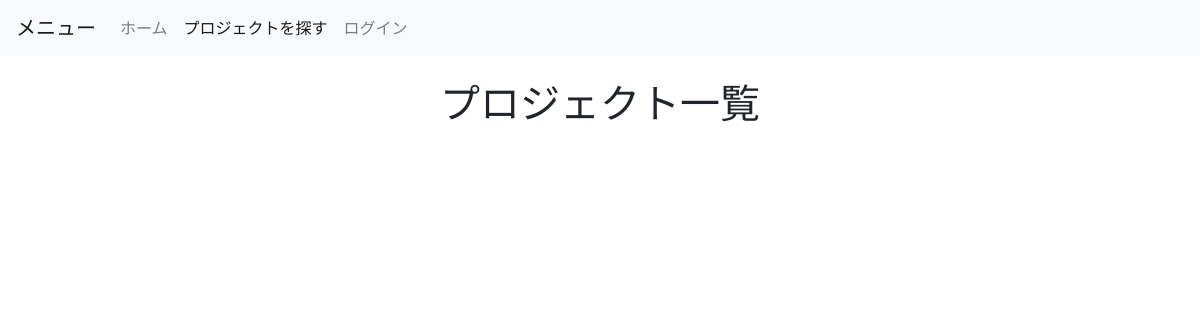
Page /lcom_web/project/joinproject.php on the earlier database version.
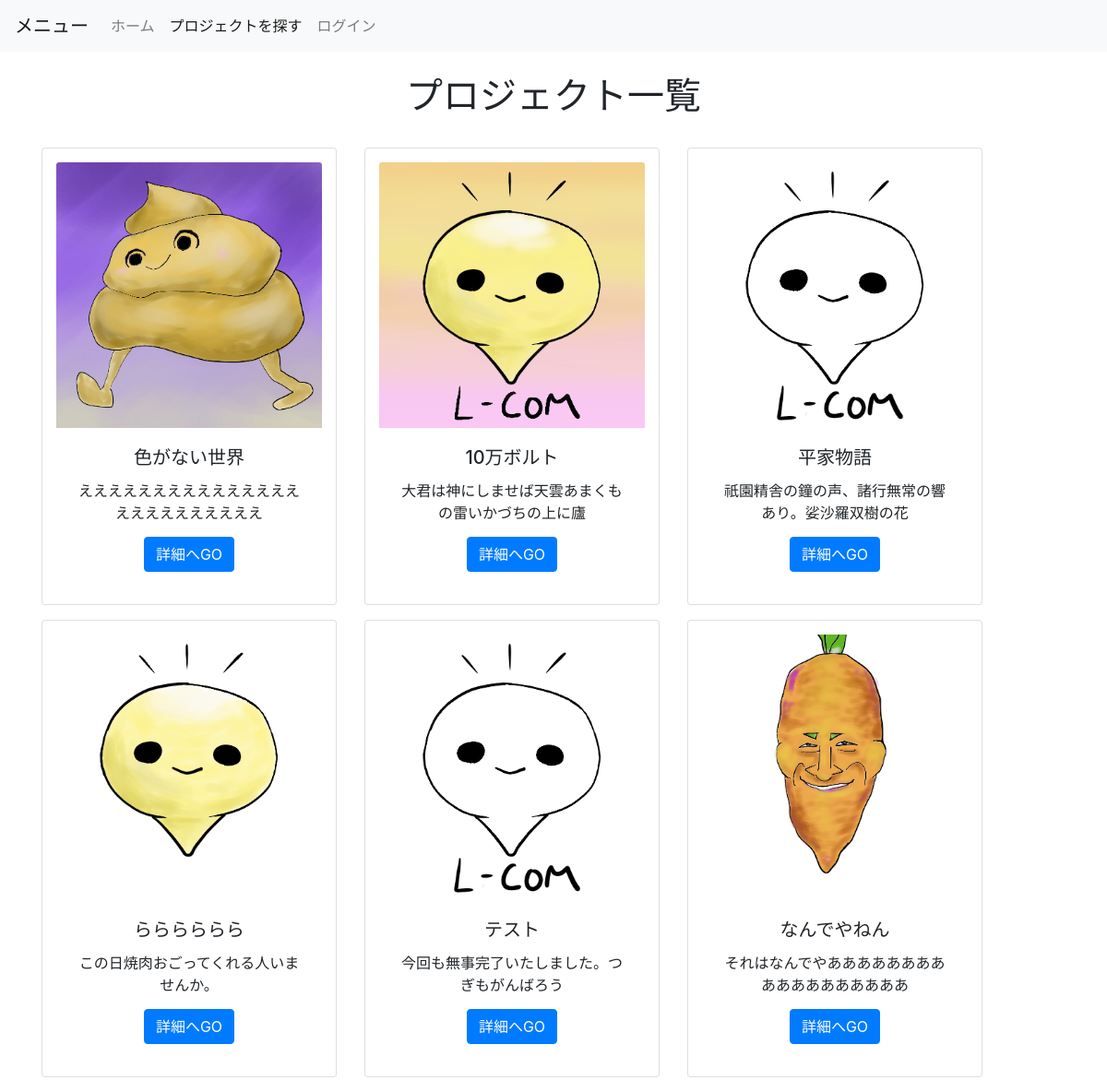
Same page on the later database version.
### tables this page shows
CREATE TABLE `projects` (
  `id` int(11) NOT NULL,
  `project_name` varchar(255) NOT NULL,
  `message` text NOT NULL,
  `member_id` int(11) NOT NULL,
  `place` varchar(255) NOT NULL,
  `project_picture` varchar(255) NOT NULL,
  `open_year` int(11) NOT NULL,
  `open_month` int(11) NOT NULL,
  `open_date` int(11) NOT NULL,
  `open_time` int(11) NOT NULL,
  `place_id` int(11) NOT NULL,
  `created` datetime NOT NULL,
  `modified` timestamp NOT NULL DEFAULT current_timestamp() ON UPDATE current_timestamp()
);

### lcom_web/project/joinproject.php (the view, shortened to what this page needs)
<?php
require('../dbconnect.php');
if (isset($_SESSION['id']) && $_SESSION['time'] + 3600 > time()) {
    $_SESSION['time'] = time();
    $loginflag = true;
} else {
    $loginflag = false;
}
$counts = $db->query('SELECT COUNT(*) AS cnt FROM projects');
$cnt = $counts->fetch();
$maxPage = ceil($cnt['cnt'] / 12);
$page = min($page, $maxPage);
$start = ($page - 1) * 12;
$procards = $db->prepare('SELECT m.name, m.picture, p.* FROM members m, projects p WHERE m.id=p.member_id ORDER BY p.created DESC LIMIT 0, 6');
$procards->bindParam(1, $start, PDO::PARAM_INT);
$procards->execute();
?>
<!DOCTYPE html>
<html lang="ja">
<head>
    <link rel="stylesheet" href="https://stackpath.bootstrapcdn.com/bootstrap/4.3.1/css/bootstrap.min.css">
    <link rel="stylesheet" href="../style.css">
</head>
<body>
    <nav class="navbar navbar-expand-lg navbar-light bg-light">
        <a class="navbar-brand" href="#">メニュー</a>
        <div class="collapse navbar-collapse" id="navbarNavAltMarkup">
            <div class="navbar-nav">
                <a class="nav-item nav-link" href="../index.php">ホーム</a>
                <a class="nav-item nav-link active" href="#">プロジェクトを探す<span class="sr-only">(current)</span></a>
                <?php if (!$loginflag) : ?>
                    <a class="nav-item nav-link" href="../login/login.php">ログイン</a>
                <?php endif; ?>
            </div>
        </div>
    </nav>
    <div class="container">
        <br>
        <h1 style="text-align: center;">プロジェクト一覧</h1>
        <br>
        <div class="card-deck" style="text-align: center;">
            <?php foreach ($procards as $procard) : ?>
                <div class="card col-4 mb-3" style="padding: 15px; text-align: center;">
                    <img src="../image/project/<?php print(htmlspecialchars($procard['project_picture'], ENT_QUOTES)); ?>" class="card-img-top" alt="...">
                    <div class="card-body">
                        <h5 class="card-title"><?php print(htmlspecialchars($procard['project_name'], ENT_QUOTES)); ?></h5>
                        <p class="card-text"><?php print(mb_substr(htmlspecialchars($procard['message'], ENT_QUOTES), 0, 25)); ?></p>
                        <a href="content.php?id=<?php print(htmlspecialchars($procard['id'], ENT_QUOTES)); ?>" class="btn btn-primary">詳細へGO</a>
                    </div>
                </div>
            <?php endforeach; ?>
        </div>
    </div>
</body>
</html>

### lcom_web/style.css (style rules this page uses)
.card { text-align: center; padding: 3rem; }
.card-deck { text-align: center; }
.card-text { height: 2rem; }
@media screen and (min-width: 767px) { .card { max-width: 20rem; min-width: 18rem; height: 31rem; } }
@media screen and (min-width: 767px) { .btn { margin-top: 14px; } }

Differences in the rows shown:
added projects: project_picture (picture), project_name "色がない世界", message "えええええええええええええええええええええええええ"
added projects: project_picture (picture), project_name "10万ボルト", message "大君は神にしませば天雲あまくもの雷いかづちの上に廬"
added projects: project_picture (picture), project_name "平家物語", message "祇園精舎の鐘の声、諸行無常の響あり。娑沙羅双樹の花"
added projects: project_picture (picture), project_name "らららららら", message "この日焼肉おごってくれる人いませんか。"
added projects: project_picture (picture), project_name "テスト", message "今回も無事完了いたしました。つぎもがんばろう"
added projects: project_picture (picture), project_name "なんでやねん", message "それはなんでやああああああああああああああああああ"
